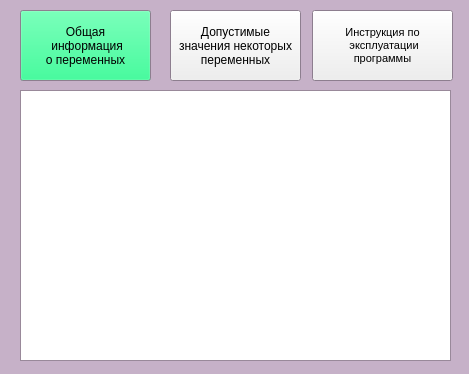
<?xml version="1.0" encoding="UTF-8"?>
<ui version="4.0">
 <class>Form</class>
 <widget class="QWidget" name="Form">
  <property name="geometry">
   <rect>
    <x>0</x>
    <y>0</y>
    <width>469</width>
    <height>374</height>
   </rect>
  </property>
  <property name="minimumSize">
   <size>
    <width>469</width>
    <height>374</height>
   </size>
  </property>
  <property name="maximumSize">
   <size>
    <width>469</width>
    <height>374</height>
   </size>
  </property>
  <property name="palette">
   <palette>
    <active>
     <colorrole role="Base">
      <brush brushstyle="SolidPattern">
       <color alpha="255">
        <red>255</red>
        <green>255</green>
        <blue>255</blue>
       </color>
      </brush>
     </colorrole>
     <colorrole role="Window">
      <brush brushstyle="SolidPattern">
       <color alpha="255">
        <red>198</red>
        <green>177</green>
        <blue>200</blue>
       </color>
      </brush>
     </colorrole>
    </active>
    <inactive>
     <colorrole role="Base">
      <brush brushstyle="SolidPattern">
       <color alpha="255">
        <red>255</red>
        <green>255</green>
        <blue>255</blue>
       </color>
      </brush>
     </colorrole>
     <colorrole role="Window">
      <brush brushstyle="SolidPattern">
       <color alpha="255">
        <red>198</red>
        <green>177</green>
        <blue>200</blue>
       </color>
      </brush>
     </colorrole>
    </inactive>
    <disabled>
     <colorrole role="Base">
      <brush brushstyle="SolidPattern">
       <color alpha="255">
        <red>198</red>
        <green>177</green>
        <blue>200</blue>
       </color>
      </brush>
     </colorrole>
     <colorrole role="Window">
      <brush brushstyle="SolidPattern">
       <color alpha="255">
        <red>198</red>
        <green>177</green>
        <blue>200</blue>
       </color>
      </brush>
     </colorrole>
    </disabled>
   </palette>
  </property>
  <property name="windowTitle">
   <string>Form</string>
  </property>
  <widget class="QPushButton" name="instuction">
   <property name="geometry">
    <rect>
     <x>312</x>
     <y>10</y>
     <width>141</width>
     <height>71</height>
    </rect>
   </property>
   <property name="font">
    <font>
     <pointsize>8</pointsize>
    </font>
   </property>
   <property name="text">
    <string>Инструкция по
 эксплуатации
программы</string>
   </property>
  </widget>
  <widget class="QPushButton" name="limit">
   <property name="geometry">
    <rect>
     <x>170</x>
     <y>10</y>
     <width>131</width>
     <height>71</height>
    </rect>
   </property>
   <property name="text">
    <string>Допустимые
значения некоторых
переменных</string>
   </property>
  </widget>
  <widget class="QPushButton" name="info">
   <property name="geometry">
    <rect>
     <x>20</x>
     <y>10</y>
     <width>131</width>
     <height>71</height>
    </rect>
   </property>
   <property name="palette">
    <palette>
     <active>
      <colorrole role="Button">
       <brush brushstyle="SolidPattern">
        <color alpha="255">
         <red>0</red>
         <green>255</green>
         <blue>127</blue>
        </color>
       </brush>
      </colorrole>
     </active>
     <inactive>
      <colorrole role="Button">
       <brush brushstyle="SolidPattern">
        <color alpha="255">
         <red>0</red>
         <green>255</green>
         <blue>127</blue>
        </color>
       </brush>
      </colorrole>
     </inactive>
     <disabled>
      <colorrole role="Button">
       <brush brushstyle="SolidPattern">
        <color alpha="255">
         <red>0</red>
         <green>255</green>
         <blue>127</blue>
        </color>
       </brush>
      </colorrole>
     </disabled>
    </palette>
   </property>
   <property name="text">
    <string>Общая
 информация 
о переменных</string>
   </property>
  </widget>
  <widget class="QTextEdit" name="textEdit">
   <property name="geometry">
    <rect>
     <x>20</x>
     <y>90</y>
     <width>431</width>
     <height>271</height>
    </rect>
   </property>
   <property name="html">
    <string>&lt;!DOCTYPE HTML PUBLIC &quot;-//W3C//DTD HTML 4.0//EN&quot; &quot;http://www.w3.org/TR/REC-html40/strict.dtd&quot;&gt;
&lt;html&gt;&lt;head&gt;&lt;meta name=&quot;qrichtext&quot; content=&quot;1&quot; /&gt;&lt;style type=&quot;text/css&quot;&gt;
p, li { white-space: pre-wrap; }
&lt;/style&gt;&lt;/head&gt;&lt;body style=&quot; font-family:'MS Shell Dlg 2'; font-size:7.8pt; font-weight:400; font-style:normal;&quot;&gt;
&lt;p align=&quot;center&quot; style=&quot;-qt-paragraph-type:empty; margin-top:0px; margin-bottom:0px; margin-left:0px; margin-right:0px; -qt-block-indent:0; text-indent:0px;&quot;&gt;&lt;br /&gt;&lt;/p&gt;&lt;/body&gt;&lt;/html&gt;</string>
   </property>
  </widget>
 </widget>
 <resources/>
 <connections/>
</ui>
